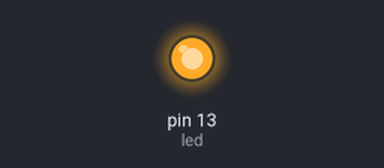
The sketch below on a simulated Arduino Uno, built with avr-gcc and run on an emulated ATmega328P. On the bench: output pins drawn as LEDs (lit = HIGH).

Above: at 0.5 s.
At 5.0 s:
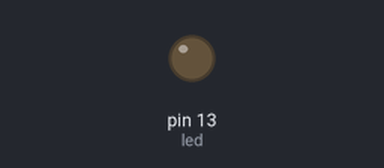
Timing chart, 0 to 6.9 s (numbered marks = the images above):
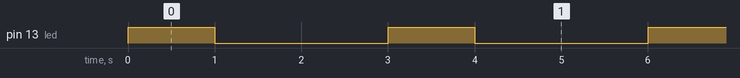

The sketch:

Blinking_LED.ino
```cpp
int led = 13; // Inisialisasi pinout LEd Internal Arduino di pin 13

void setup() {

  pinMode(led, OUTPUT); // mendefinisikan led yang bernilai 13 sebagai OUTPUT

}

void loop() {

  digitalWrite(led, HIGH);  // menghidupkan LED
  delay(1000);              // delay 1 detik
  digitalWrite(led, LOW);   // mematikan LED
  delay(2000);              // delay 2 detik

}
```

Measured:
- by itself, pin 13 (led): alternates HIGH for 1.0 s and LOW for 2.0 s
